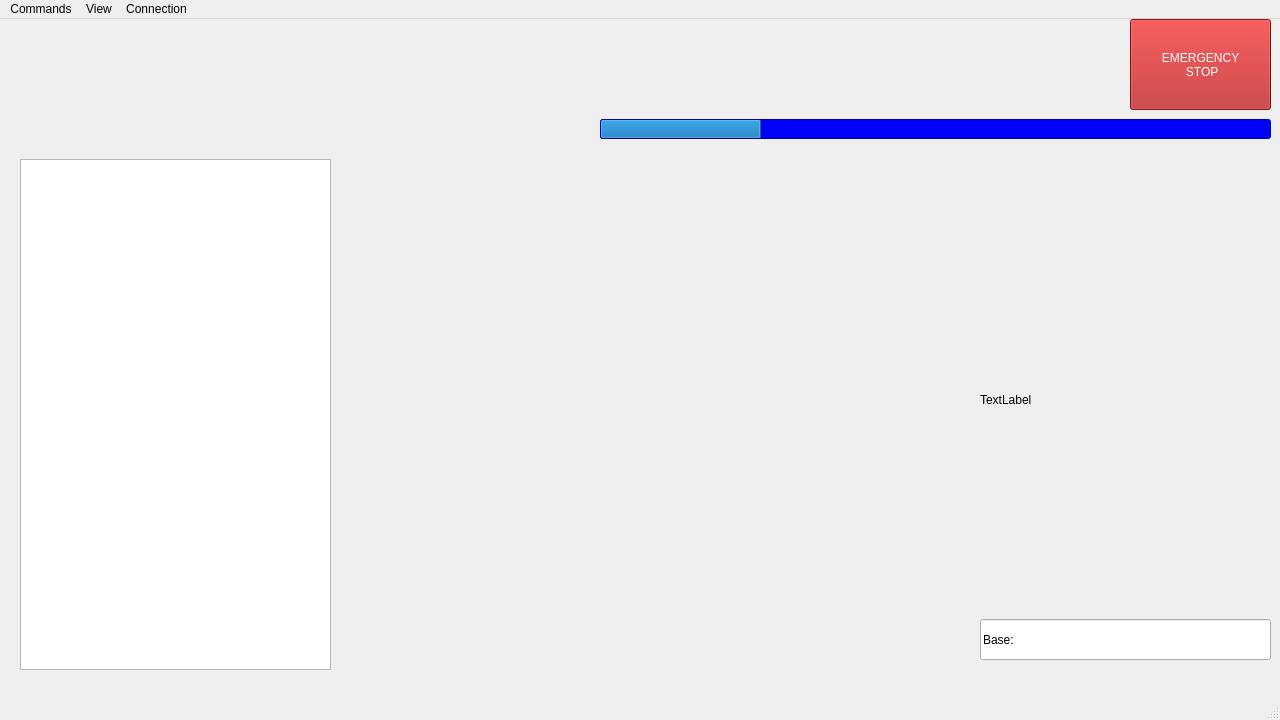
<?xml version="1.0" encoding="UTF-8"?>
<ui version="4.0">
 <class>MainWindow</class>
 <widget class="QMainWindow" name="MainWindow">
  <property name="geometry">
   <rect>
    <x>0</x>
    <y>0</y>
    <width>1280</width>
    <height>720</height>
   </rect>
  </property>
  <property name="windowTitle">
   <string>MainWindow</string>
  </property>
  <property name="whatsThis">
   <string>&lt;html&gt;&lt;head/&gt;&lt;body&gt;&lt;p&gt;&lt;br/&gt;&lt;/p&gt;&lt;/body&gt;&lt;/html&gt;</string>
  </property>
  <widget class="QWidget" name="centralwidget">
   <widget class="QTableView" name="tableView">
    <property name="geometry">
     <rect>
      <x>20</x>
      <y>140</y>
      <width>311</width>
      <height>511</height>
     </rect>
    </property>
    <property name="showGrid">
     <bool>true</bool>
    </property>
    <property name="gridStyle">
     <enum>Qt::NoPen</enum>
    </property>
   </widget>
   <widget class="QPushButton" name="pushButton">
    <property name="geometry">
     <rect>
      <x>1130</x>
      <y>0</y>
      <width>141</width>
      <height>91</height>
     </rect>
    </property>
    <property name="styleSheet">
     <string notr="true">background: rgb(180, 30, 30);
font: 18pt &quot;MS Shell Dlg 2&quot;;
color: white; </string>
    </property>
    <property name="text">
     <string>EMERGENCY 
 STOP</string>
    </property>
   </widget>
   <widget class="QProgressBar" name="progressBar">
    <property name="geometry">
     <rect>
      <x>600</x>
      <y>100</y>
      <width>671</width>
      <height>20</height>
     </rect>
    </property>
    <property name="maximumSize">
     <size>
      <width>16777215</width>
      <height>20</height>
     </size>
    </property>
    <property name="styleSheet">
     <string notr="true">color: rgb(0, 0, 255);
background-color: blue;
</string>
    </property>
    <property name="value">
     <number>24</number>
    </property>
   </widget>
   <widget class="QLabel" name="label">
    <property name="geometry">
     <rect>
      <x>340</x>
      <y>140</y>
      <width>601</width>
      <height>501</height>
     </rect>
    </property>
    <property name="text">
     <string/>
    </property>
    <property name="pixmap">
     <pixmap>images/example.png</pixmap>
    </property>
    <property name="alignment">
     <set>Qt::AlignBottom|Qt::AlignHCenter</set>
    </property>
   </widget>
   <widget class="QLabel" name="Logo">
    <property name="geometry">
     <rect>
      <x>30</x>
      <y>20</y>
      <width>521</width>
      <height>101</height>
     </rect>
    </property>
    <property name="text">
     <string/>
    </property>
    <property name="pixmap">
     <pixmap>images/QH_logo.png</pixmap>
    </property>
   </widget>
   <widget class="QLineEdit" name="lineEdit">
    <property name="geometry">
     <rect>
      <x>980</x>
      <y>600</y>
      <width>291</width>
      <height>41</height>
     </rect>
    </property>
    <property name="text">
     <string>Base:</string>
    </property>
   </widget>
   <widget class="QLabel" name="label_2">
    <property name="geometry">
     <rect>
      <x>980</x>
      <y>170</y>
      <width>291</width>
      <height>421</height>
     </rect>
    </property>
    <property name="text">
     <string>TextLabel</string>
    </property>
   </widget>
   <zorder>label</zorder>
   <zorder>tableView</zorder>
   <zorder>pushButton</zorder>
   <zorder>progressBar</zorder>
   <zorder>Logo</zorder>
   <zorder>lineEdit</zorder>
   <zorder>label_2</zorder>
  </widget>
  <widget class="QMenuBar" name="menubar">
   <property name="geometry">
    <rect>
     <x>0</x>
     <y>0</y>
     <width>1280</width>
     <height>21</height>
    </rect>
   </property>
   <widget class="QMenu" name="menuCommands">
    <property name="title">
     <string>Commands</string>
    </property>
    <addaction name="actionExit"/>
    <addaction name="separator"/>
    <addaction name="actionEmergency_Stop"/>
    <addaction name="actionForce_Refresh"/>
   </widget>
   <widget class="QMenu" name="menuView">
    <property name="title">
     <string>View</string>
    </property>
    <addaction name="actionShow_raw_data"/>
   </widget>
   <widget class="QMenu" name="menuConnection">
    <property name="title">
     <string>Connection</string>
    </property>
    <addaction name="actionConnect_to_Pod"/>
    <addaction name="actionPing_Test"/>
   </widget>
   <addaction name="menuCommands"/>
   <addaction name="menuView"/>
   <addaction name="menuConnection"/>
  </widget>
  <widget class="QStatusBar" name="statusbar"/>
  <action name="actionConnect_to_Pod">
   <property name="text">
    <string>Connect to Pod</string>
   </property>
  </action>
  <action name="actionPing_Test">
   <property name="text">
    <string>Ping Test</string>
   </property>
  </action>
  <action name="actionShow_raw_data">
   <property name="text">
    <string>Show raw data</string>
   </property>
  </action>
  <action name="actionExit">
   <property name="text">
    <string>Exit</string>
   </property>
  </action>
  <action name="actionEmergency_Stop">
   <property name="text">
    <string>Emergency Stop</string>
   </property>
  </action>
  <action name="actionForce_Refresh">
   <property name="text">
    <string>Force Refresh</string>
   </property>
  </action>
 </widget>
 <resources/>
 <connections/>
</ui>
